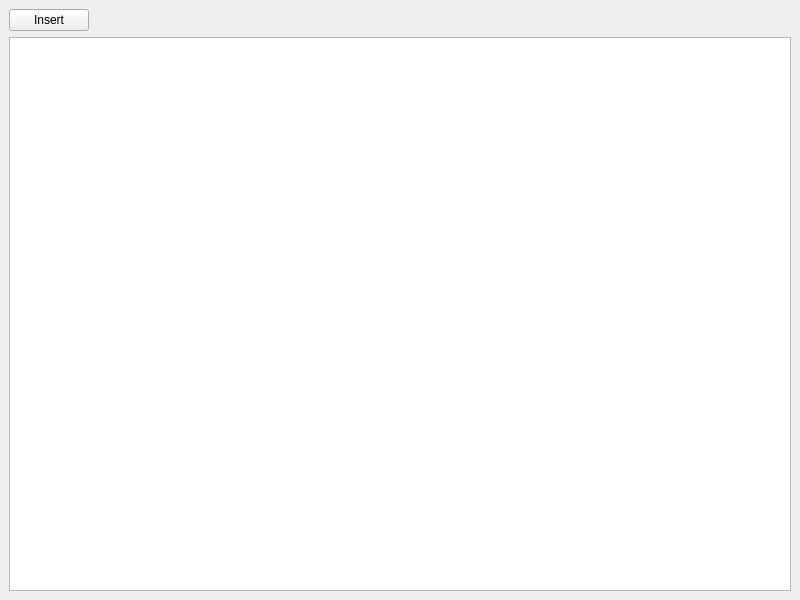
<?xml version="1.0" encoding="UTF-8"?>
<ui version="4.0">
 <class>ItemTypesWindow</class>
 <widget class="QMainWindow" name="ItemTypesWindow">
  <property name="windowModality">
   <enum>Qt::ApplicationModal</enum>
  </property>
  <property name="geometry">
   <rect>
    <x>0</x>
    <y>0</y>
    <width>800</width>
    <height>600</height>
   </rect>
  </property>
  <property name="windowTitle">
   <string>Names</string>
  </property>
  <property name="windowIcon">
   <iconset resource="app.qrc">
    <normaloff>:/app.png</normaloff>:/app.png</iconset>
  </property>
  <widget class="QWidget" name="centralwidget">
   <layout class="QVBoxLayout" name="verticalLayout">
    <item>
     <layout class="QHBoxLayout" name="horizontalLayout">
      <item>
       <widget class="QPushButton" name="item_type_insert">
        <property name="text">
         <string>Insert</string>
        </property>
       </widget>
      </item>
      <item>
       <spacer name="horizontalSpacer">
        <property name="orientation">
         <enum>Qt::Horizontal</enum>
        </property>
        <property name="sizeHint" stdset="0">
         <size>
          <width>40</width>
          <height>20</height>
         </size>
        </property>
       </spacer>
      </item>
     </layout>
    </item>
    <item>
     <widget class="QTableWidget" name="item_types">
      <property name="minimumSize">
       <size>
        <width>0</width>
        <height>150</height>
       </size>
      </property>
      <property name="maximumSize">
       <size>
        <width>16777215</width>
        <height>16777215</height>
       </size>
      </property>
      <property name="palette">
       <palette>
        <active>
         <colorrole role="Highlight">
          <brush brushstyle="SolidPattern">
           <color alpha="255">
            <red>0</red>
            <green>120</green>
            <blue>215</blue>
           </color>
          </brush>
         </colorrole>
         <colorrole role="HighlightedText">
          <brush brushstyle="SolidPattern">
           <color alpha="255">
            <red>255</red>
            <green>255</green>
            <blue>255</blue>
           </color>
          </brush>
         </colorrole>
        </active>
        <inactive>
         <colorrole role="Highlight">
          <brush brushstyle="SolidPattern">
           <color alpha="255">
            <red>0</red>
            <green>120</green>
            <blue>215</blue>
           </color>
          </brush>
         </colorrole>
         <colorrole role="HighlightedText">
          <brush brushstyle="SolidPattern">
           <color alpha="255">
            <red>255</red>
            <green>255</green>
            <blue>255</blue>
           </color>
          </brush>
         </colorrole>
        </inactive>
        <disabled>
         <colorrole role="Highlight">
          <brush brushstyle="SolidPattern">
           <color alpha="255">
            <red>0</red>
            <green>120</green>
            <blue>215</blue>
           </color>
          </brush>
         </colorrole>
         <colorrole role="HighlightedText">
          <brush brushstyle="SolidPattern">
           <color alpha="255">
            <red>255</red>
            <green>255</green>
            <blue>255</blue>
           </color>
          </brush>
         </colorrole>
        </disabled>
       </palette>
      </property>
      <property name="selectionMode">
       <enum>QAbstractItemView::SingleSelection</enum>
      </property>
      <property name="selectionBehavior">
       <enum>QAbstractItemView::SelectRows</enum>
      </property>
      <property name="sortingEnabled">
       <bool>true</bool>
      </property>
      <attribute name="verticalHeaderVisible">
       <bool>false</bool>
      </attribute>
     </widget>
    </item>
   </layout>
  </widget>
 </widget>
 <resources>
  <include location="app.qrc"/>
 </resources>
 <connections/>
</ui>
